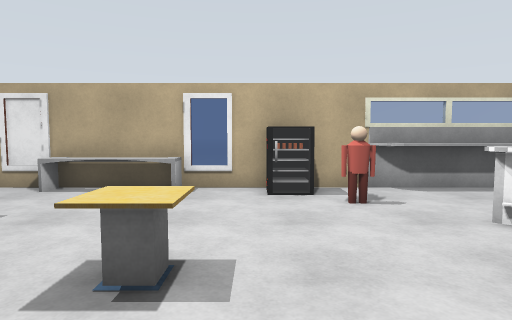
view 1 (above)

12 first-person views from a walk through a Gazebo world. The camera is 1.3 m above the floor, tilts 4° down and sees 75° across. The floor is counted in squares, 1 m on a side. Each view is taken from the middle of a square. On the plan, view 1 faces up. The plan holds only what a view shows up to about 14 squares ahead; the rest is blank. Simple shapes stand in for some stock models.

view 2
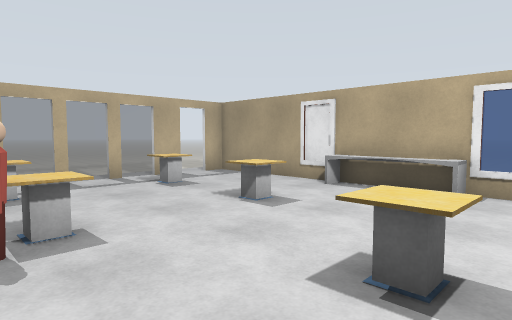

view 3
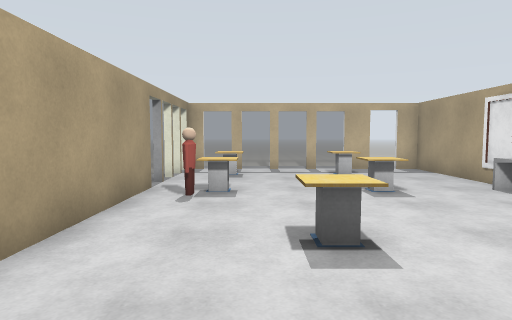

view 4
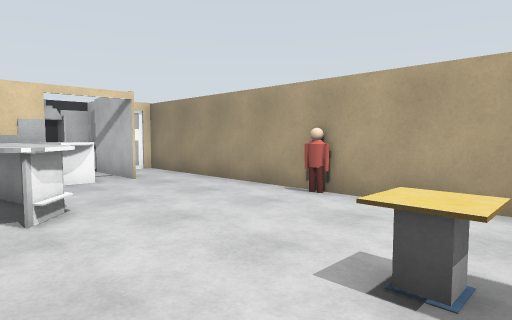

view 5
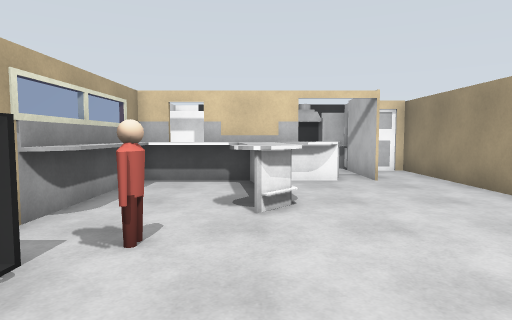

view 6
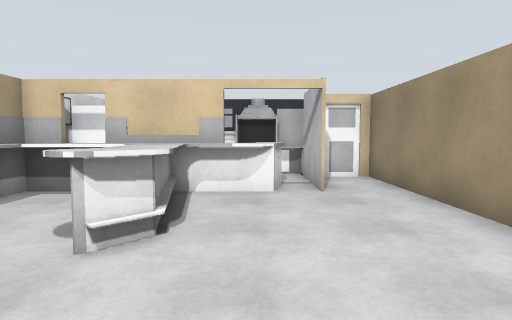

view 7
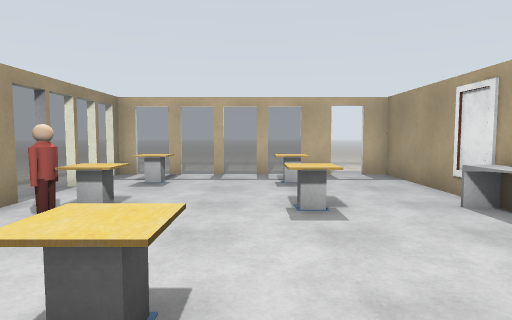

view 8
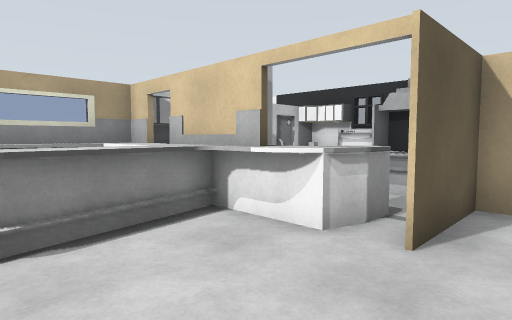

view 9
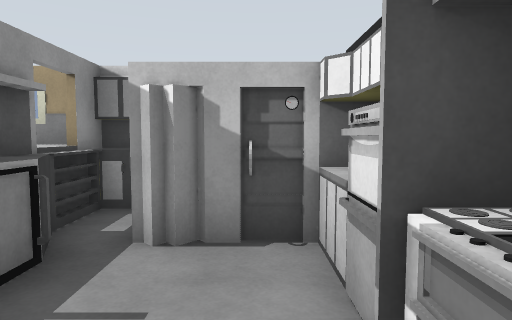

view 10
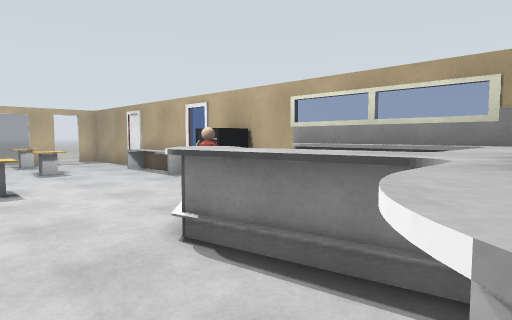

view 11
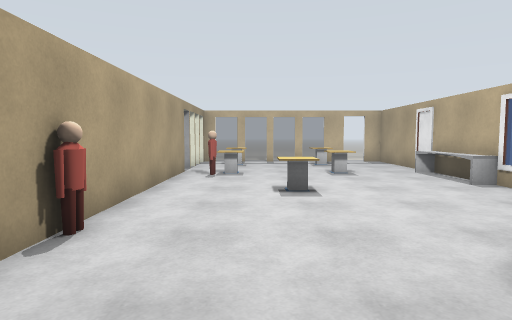

view 12
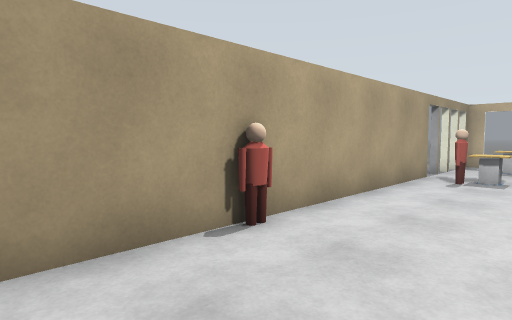

### Floor plan
Key: @ floor where view 1 was taken; # wall or solid block; . main floor; - floor 0.25 m lower than the main floor; = window, fence, low wall or low ledge; B grey box; P person; T table; O other object.
Columns run from 11 left of view 1 to 12 right of it. Each row starts with its distance up from view 1.
  9  #####B  B=####
  8 .#....####=.=#########
  7 .............P....####
  6 .#................######
  5 .=TT..T........##==#=..#
  4 .=.............##..#...#
  3 .=........T........==..#
  2 .=.....................#
  1 .=OO..TP...........#####
  0 .=.........@..........#
 -1  #====#######PP########
 -2    --
 -3   --

Where each view was taken, in squares from view 1:
view 1: 0 up, 0 right, facing up
view 2: 0 up, 0 right, facing up-left
view 3: 2 up, 3 right, facing left
view 4: 6 up, 2 left, facing down-right
view 5: 5 up, 2 left, facing right
view 6: 3 up, 0 right, facing right
view 7: 4 up, 1 right, facing left
view 8: 0 up, 4 right, facing up-right
view 9: 2 up, 11 right, facing up
view 10: 2 up, 8 right, facing up-left
view 11: 2 up, 7 right, facing left
view 12: 3 up, 6 right, facing down-left
